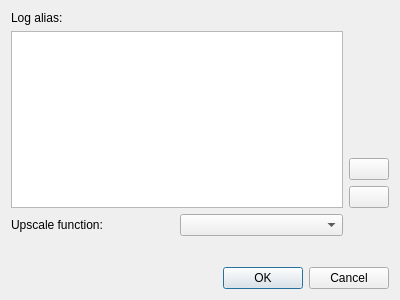
<?xml version="1.0" encoding="UTF-8"?>
<ui version="4.0">
 <class>CXPageWellConditionUpscale</class>
 <widget class="QDialog" name="CXPageWellConditionUpscale">
  <property name="geometry">
   <rect>
    <x>0</x>
    <y>0</y>
    <width>400</width>
    <height>300</height>
   </rect>
  </property>
  <property name="windowTitle">
   <string>Select log alias</string>
  </property>
  <layout class="QGridLayout" name="gridLayout">
   <item row="0" column="0">
    <widget class="QLabel" name="m_pLabelLogAlias">
     <property name="text">
      <string>Log alias:</string>
     </property>
    </widget>
   </item>
   <item row="1" column="0">
    <widget class="QListWidget" name="m_pListLogAlias"/>
   </item>
   <item row="2" column="0">
    <layout class="QHBoxLayout" name="horizontalLayout">
     <item>
      <widget class="QLabel" name="m_pLabelFunction">
       <property name="text">
        <string>Upscale function:</string>
       </property>
      </widget>
     </item>
     <item>
      <widget class="QComboBox" name="m_pCbbFunctions"/>
     </item>
    </layout>
   </item>
   <item row="1" column="1">
    <layout class="QVBoxLayout" name="verticalLayout">
     <item>
      <spacer name="verticalSpacer_2">
       <property name="orientation">
        <enum>Qt::Vertical</enum>
       </property>
       <property name="sizeHint" stdset="0">
        <size>
         <width>20</width>
         <height>40</height>
        </size>
       </property>
      </spacer>
     </item>
     <item>
      <widget class="QPushButton" name="m_pBtnSelectAll">
       <property name="text">
        <string/>
       </property>
      </widget>
     </item>
     <item>
      <widget class="QPushButton" name="m_pBtnDisSelectAll">
       <property name="text">
        <string/>
       </property>
      </widget>
     </item>
    </layout>
   </item>
   <item row="4" column="0" colspan="2">
    <layout class="QHBoxLayout" name="horizontalLayout_2">
     <item>
      <widget class="QDialogButtonBox" name="m_pBtnGroupOkCancel">
       <property name="standardButtons">
        <set>QDialogButtonBox::Cancel|QDialogButtonBox::Ok</set>
       </property>
      </widget>
     </item>
    </layout>
   </item>
   <item row="3" column="1">
    <spacer name="verticalSpacer">
     <property name="orientation">
      <enum>Qt::Vertical</enum>
     </property>
     <property name="sizeHint" stdset="0">
      <size>
       <width>20</width>
       <height>40</height>
      </size>
     </property>
    </spacer>
   </item>
  </layout>
 </widget>
 <layoutdefault spacing="6" margin="11"/>
 <resources/>
 <connections/>
</ui>
